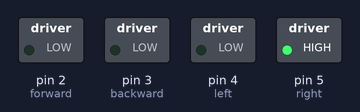
Simulated run of this sketch. Board: Arduino Uno, built with avr-gcc and run on an emulated ATmega328P. Shown: switched loads named in the sketch (green lamp = pin HIGH).

Above: at 0.5 s.
At 2.5 s:
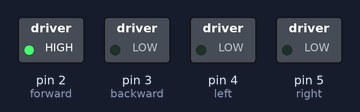
At 4.5 s:
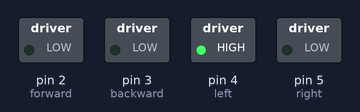
At 6.5 s:
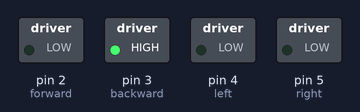
At 9.5 s:
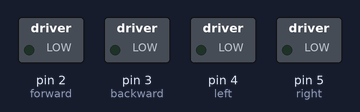
Timing chart, 0 to 10.4 s (numbered marks = the images above):
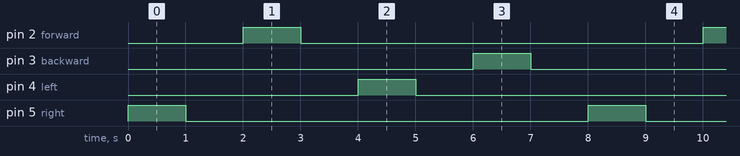

Measured:
- by itself, pin 2 (forward), pin 3 (backward), pin 4 (left), pin 5 (right): alternates HIGH for 1.0 s and LOW for 7.0 s
- by itself, everything shown: repeats every 8.0 s, in 8 steps

The sketch:

rc_car.ino
```cpp
/*
This program resembles a basic traffic light.
It cycles between 3 different coloured LEDs
and buzzes in between light changes.
*/
#include <Servo.h>

 int forward=2; //Connect green LED to Digital Pin 9
 int backward=3; //Connect yellow LED to Digital Pin 10
 int left=4; //Connect red LED to Digital Pin 11
 int right=5;//Connect the buzzer Pin to Digital Pin 8

void setup()
{  //start of setup
  pinMode(forward,OUTPUT);//Set Pin Mode as output
  pinMode(backward,OUTPUT);//Set ledPin as output
  pinMode(left,OUTPUT);//Set ledPin as output
  pinMode(right,OUTPUT);//Set ledPin as output
}  //end of setup

void loop()
{
// forward wheels turn right
 digitalWrite(right, HIGH); //Set green LED to high
 delay(1000);
 digitalWrite(right,LOW); //Set green LED to low

 delay(1000); //Wait 1 second

//rear wheels move foreward
 digitalWrite(forward,HIGH); //Set green LED to high
 delay(1000);
 digitalWrite(forward,LOW); //Set green LED to high

 delay(1000); //Wait 1 second

 digitalWrite(left,HIGH); //Set green LED to high
 delay(1000);
 digitalWrite(left,LOW); //Set green LED to high

 delay(1000); //Wait 1 second

 //front wheels turn left
 digitalWrite(backward, HIGH); //Set green LED to high
 delay(1000);
 digitalWrite(backward,LOW); //Set green LED to low

 delay(1000); //Wait 1 second
 //back wheels go backward

}//end of loop
```
